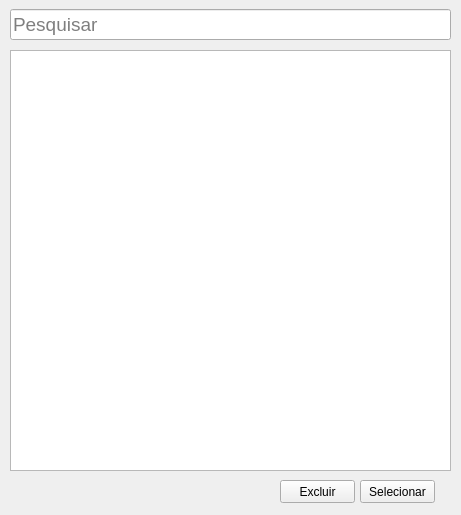
<?xml version="1.0" encoding="UTF-8"?>
<ui version="4.0">
 <class>MainWindow</class>
 <widget class="QMainWindow" name="MainWindow">
  <property name="geometry">
   <rect>
    <x>0</x>
    <y>0</y>
    <width>461</width>
    <height>515</height>
   </rect>
  </property>
  <property name="minimumSize">
   <size>
    <width>461</width>
    <height>515</height>
   </size>
  </property>
  <property name="maximumSize">
   <size>
    <width>461</width>
    <height>515</height>
   </size>
  </property>
  <property name="windowTitle">
   <string>Pesquisar</string>
  </property>
  <widget class="QWidget" name="centralwidget">
   <widget class="QLineEdit" name="edt_pesquisar">
    <property name="geometry">
     <rect>
      <x>10</x>
      <y>9</y>
      <width>441</width>
      <height>31</height>
     </rect>
    </property>
    <property name="font">
     <font>
      <pointsize>14</pointsize>
     </font>
    </property>
    <property name="placeholderText">
     <string>Pesquisar</string>
    </property>
   </widget>
   <widget class="QPushButton" name="btn_selecionar">
    <property name="geometry">
     <rect>
      <x>360</x>
      <y>480</y>
      <width>75</width>
      <height>23</height>
     </rect>
    </property>
    <property name="text">
     <string>Selecionar</string>
    </property>
   </widget>
   <widget class="QListWidget" name="listWidget">
    <property name="geometry">
     <rect>
      <x>10</x>
      <y>50</y>
      <width>441</width>
      <height>421</height>
     </rect>
    </property>
   </widget>
   <widget class="QPushButton" name="btn_excluir">
    <property name="geometry">
     <rect>
      <x>280</x>
      <y>480</y>
      <width>75</width>
      <height>23</height>
     </rect>
    </property>
    <property name="text">
     <string>Excluir</string>
    </property>
   </widget>
  </widget>
 </widget>
 <resources/>
 <connections/>
</ui>
